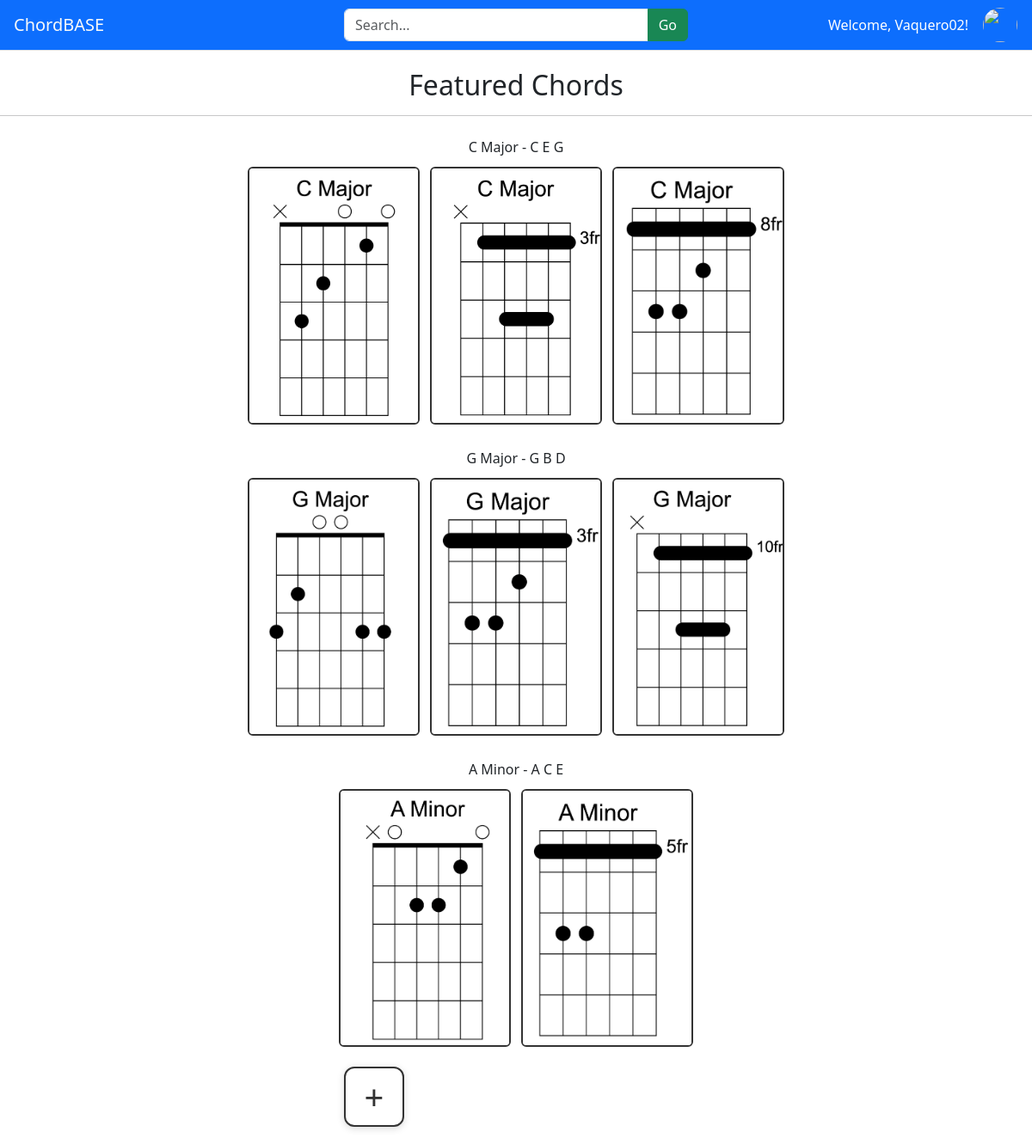
Screenshot of / (signed in) with the database file from the repository.
### testApp/models.py (models this page shows, shortened)
class Chord(models.Model):
    name = models.CharField(max_length = 50)
    notes = models.CharField(max_length = 100)

class ChordImage(models.Model):
    chord = models.ForeignKey(Chord, on_delete=models.CASCADE, related_name='images')
    image = models.ImageField(upload_to='chord_images/')

### testApp/views.py (the view)
# urls.py: 2. Add a URL to urlpatterns:  path('', views.home, name='home')
def home(request):
	featured_chords = Chord.objects.filter(
	name__in=["C Major", "G Major", "A Minor"]
	)
	query = request.GET.get('q')
	if query:
		chords = Chord.objects.filter(name__icontains=query)
		users = User.objects.filter(username__icontains=query)
	else:
		chords = Chord.objects.none()
		users = User.objects.none()
	return render(request, "home.html", {
		"chords": chords,
		"users": users,
		"featured_chords": featured_chords,
	})

### testApp/templates/home.html (shortened to what this page needs)
{% extends "base.html" %}
{% block content %}
{% include 'nav.html' %}
{% if featured_chords and not request.GET.q %}
    <div class="text-center" style="margin-top: 80px;">
        <h2>Featured Chords</h2>
        <hr>
        <ul class="list-unstyled">
            {% for chord in featured_chords %}
                <li class="text-center m-4">
                    {{ chord.name }} - {{ chord.notes }}
                    <div class="chord-images">
                        {% for image in chord.images.all %}
                            <img src="{{ image.image.url }}"
                                 alt="{{ chord.name }}"
                                 class="chord-img">
                        {% empty %}
                            <p>Image not available</p>
                        {% endfor %}
                    </div>
                </li>
            {% endfor %}
        </ul>
    </div>
{% endif %}
<div class="upload-fab">
    <form method="POST" action="{% url 'upload' %}" enctype="multipart/form-data">
        <label for="upload-input" class="plus-icon">+</label>
    </form>
</div>
{% endblock %}

### testApp/templates/nav.html (shortened to what this page needs)
<nav class="navbar bg-primary border-bottom fixed-top px-3 positive-relative">
    <a href="{% url 'home'%}" class="navbar-brand h1 text-light m-0">ChordBASE</a>
    <form class="position-absolute top-50 start-50 translate-middle" style="width: 400px;"
                    action="{% url 'home' %}" method="GET">
        <div class="input-group">
            <input type="text" class="form-control" name = "q" placeholder="Search...">
            <button class="btn btn-success" type="submit">Go</button>
        </div>
    </form>
    <div class="d-flex gap-2">
        {% if user.is_authenticated %}
            <span class="me-2 align-self-center text-white">Welcome, {{user.username}}!</span>
            <button class="btn p-0"
                data-bs-toggle="offcanvas"
                data-bs-target="#profileSidebar">
                <img src="https://static.vecteezy.com/system/resources/thumbnails/032/176/191/small_2x/business-avatar-profile-black-icon-man-of-user-symbol-in-trendy-flat-style-isolated-on-male-profile-people-diverse-face-for-social-network-or-web-vector.jpg"
                    class="rounded-circle"
                    width="40" height="40">
            </button>
        {% else %}
            <a href="{% url 'login' %}" class="btn btn-secondary btn-sm px-2 me-2 border border-1 border-dark">Login</a>
        {% endif %}
    </div>
</nav>

### testApp/templates/base.html (style rules this page uses)
.upload-fab { position: fixed; bottom: 20px; left: 400px; width: 70px; height: 70px; border: 2px solid #333; border-radius: 12px; display: flex; justify-content: center; align-items: center; background: white; cursor: pointer; box-shadow: 0 2px 8px rgba(0,0,0,0.15); transition: 0.2s; }
.plus-icon { font-size: 40px; font-weight: 300; color: #333; width: 100%; height: 100%; display: flex; justify-content: center; align-items: center; line-height: 1; }
.chord-img { width: 200px; height: 300px; object-fit: cover; border: 2px solid #333; border-radius: 6px; margin: 3px; transition: 0.2s; }
.chord-images { display: flex; flex-wrap: wrap; gap: 6px; justify-content: center; margin-top: 8px; }

### rows the page displays
Chord: name "C Major", notes "C E G"
ChordImage: image (picture)
ChordImage: image (picture)
ChordImage: image (picture)
Chord: name "G Major", notes "G B D"
ChordImage: image (picture)
ChordImage: image (picture)
ChordImage: image (picture)
Chord: name "A Minor", notes "A C E"
ChordImage: image (picture)
ChordImage: image (picture)

### other values shown
{{ user.username }} "Vaquero02"
